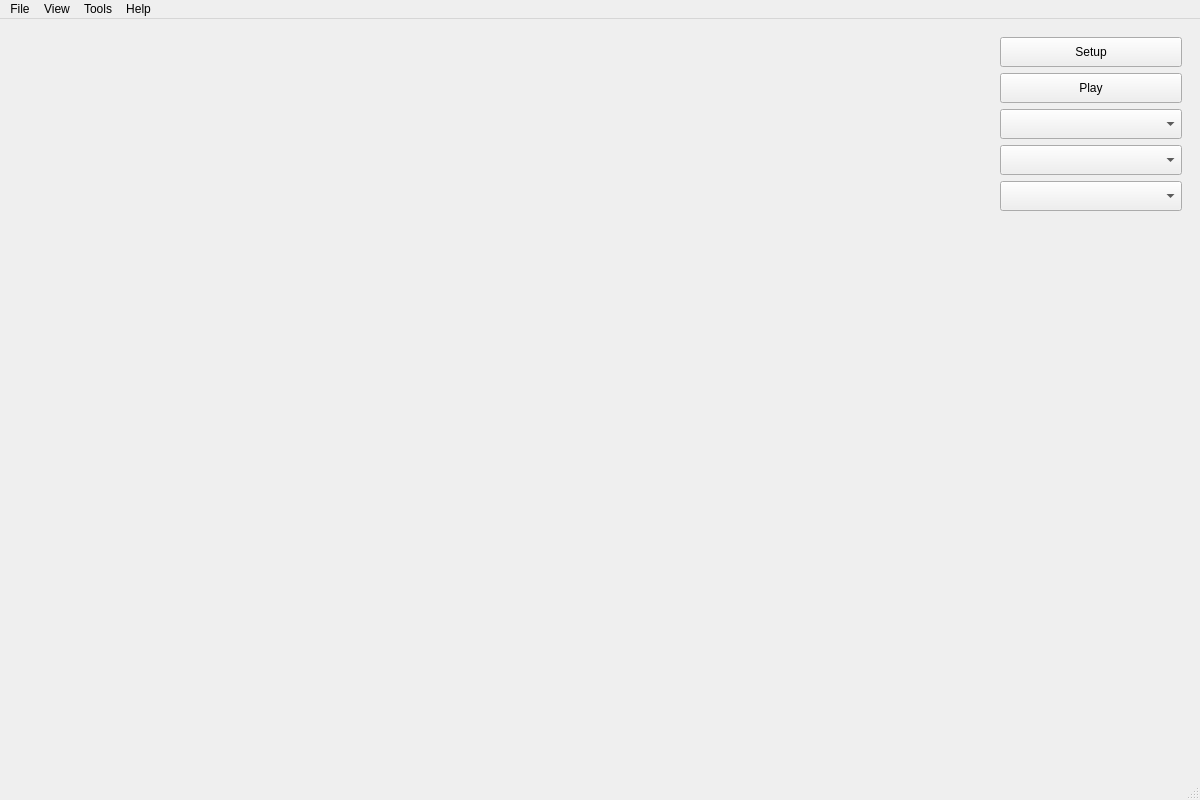
<?xml version="1.0" encoding="UTF-8"?>
<ui version="4.0">
 <class>MainWindow</class>
 <widget class="QMainWindow" name="MainWindow">
  <property name="geometry">
   <rect>
    <x>0</x>
    <y>0</y>
    <width>1200</width>
    <height>800</height>
   </rect>
  </property>
  <property name="windowTitle">
   <string>Syndesium</string>
  </property>
  <widget class="QWidget" name="centralWidgetFrame">
   <layout class="QHBoxLayout" name="mainHorizontalLayout">
    <property name="spacing">
     <number>6</number>
    </property>
    <property name="leftMargin">
     <number>9</number>
    </property>
    <property name="topMargin">
     <number>9</number>
    </property>
    <property name="rightMargin">
     <number>9</number>
    </property>
    <property name="bottomMargin">
     <number>9</number>
    </property>
    <item>
     <widget class="QWidget" name="graphPanelContainer" native="true">
      <property name="sizePolicy">
       <sizepolicy hsizetype="Expanding" vsizetype="Expanding">
        <horstretch>0</horstretch>
        <verstretch>0</verstretch>
       </sizepolicy>
      </property>
      <property name="minimumSize">
       <size>
        <width>400</width>
        <height>300</height>
       </size>
      </property>
      <layout class="QVBoxLayout" name="graphPanelLayout">
       <property name="spacing">
        <number>0</number>
       </property>
       <property name="leftMargin">
        <number>0</number>
       </property>
       <property name="topMargin">
        <number>0</number>
       </property>
       <property name="rightMargin">
        <number>0</number>
       </property>
       <property name="bottomMargin">
        <number>0</number>
       </property>
      </layout>
     </widget>
    </item>
    <item>
     <widget class="QWidget" name="controlPanel" native="true">
      <property name="sizePolicy">
       <sizepolicy hsizetype="Fixed" vsizetype="Expanding">
        <horstretch>0</horstretch>
        <verstretch>0</verstretch>
       </sizepolicy>
      </property>
      <property name="minimumSize">
       <size>
        <width>200</width>
        <height>0</height>
       </size>
      </property>
      <property name="maximumSize">
       <size>
        <width>250</width>
        <height>16777215</height>
       </size>
      </property>
      <layout class="QVBoxLayout" name="controlPanelLayout">
       <item>
        <widget class="QPushButton" name="setupButton">
         <property name="minimumSize">
          <size>
           <width>0</width>
           <height>30</height>
          </size>
         </property>
         <property name="text">
          <string>Setup</string>
         </property>
        </widget>
       </item>
       <item>
        <widget class="QPushButton" name="startStopButton">
         <property name="minimumSize">
          <size>
           <width>0</width>
           <height>30</height>
          </size>
         </property>
         <property name="text">
          <string>Play</string>
         </property>
        </widget>
       </item>
       <item>
        <widget class="QComboBox" name="addModuleBox">
         <property name="minimumSize">
          <size>
           <width>0</width>
           <height>30</height>
          </size>
         </property>
         <property name="placeholderText">
          <string>Add Module Component</string>
         </property>
        </widget>
       </item>
       <item>
        <widget class="QComboBox" name="addModulatorBox">
         <property name="minimumSize">
          <size>
           <width>0</width>
           <height>30</height>
          </size>
         </property>
         <property name="placeholderText">
          <string>Add Modulator Component</string>
         </property>
        </widget>
       </item>
       <item>
        <widget class="QComboBox" name="addMidiComponentBox">
         <property name="minimumSize">
          <size>
           <width>0</width>
           <height>30</height>
          </size>
         </property>
         <property name="placeholderText">
          <string>Add Midi Component</string>
         </property>
        </widget>
       </item>
       <item>
        <spacer name="verticalSpacer">
         <property name="orientation">
          <enum>Qt::Orientation::Vertical</enum>
         </property>
         <property name="sizeHint" stdset="0">
          <size>
           <width>20</width>
           <height>40</height>
          </size>
         </property>
        </spacer>
       </item>
      </layout>
     </widget>
    </item>
   </layout>
  </widget>
  <widget class="QMenuBar" name="menubar">
   <property name="geometry">
    <rect>
     <x>0</x>
     <y>0</y>
     <width>1200</width>
     <height>24</height>
    </rect>
   </property>
   <widget class="QMenu" name="menuSave">
    <property name="title">
     <string>File</string>
    </property>
    <addaction name="separator"/>
    <addaction name="actionLoad"/>
    <addaction name="separator"/>
    <addaction name="actionSave"/>
    <addaction name="actionSaveAs"/>
   </widget>
   <widget class="QMenu" name="menuView">
    <property name="title">
     <string>View</string>
    </property>
    <addaction name="actionSpectrumAnalyzer"/>
   </widget>
   <widget class="QMenu" name="menuTools">
    <property name="title">
     <string>Tools</string>
    </property>
   </widget>
   <widget class="QMenu" name="menuHelp">
    <property name="title">
     <string>Help</string>
    </property>
   </widget>
   <addaction name="menuSave"/>
   <addaction name="menuView"/>
   <addaction name="menuTools"/>
   <addaction name="menuHelp"/>
  </widget>
  <widget class="QStatusBar" name="statusbar"/>
  <action name="actionLoad">
   <property name="text">
    <string>Load Configuration</string>
   </property>
   <property name="shortcut">
    <string>Ctrl+O</string>
   </property>
  </action>
  <action name="actionSave">
   <property name="text">
    <string>Save</string>
   </property>
  </action>
  <action name="actionSaveAs">
   <property name="text">
    <string>Save As...</string>
   </property>
  </action>
  <action name="actionSpectrumAnalyzer">
   <property name="text">
    <string>Spectrum Analyzer</string>
   </property>
   <property name="shortcut">
    <string>Ctrl+E</string>
   </property>
  </action>
 </widget>
 <resources/>
 <connections/>
</ui>
